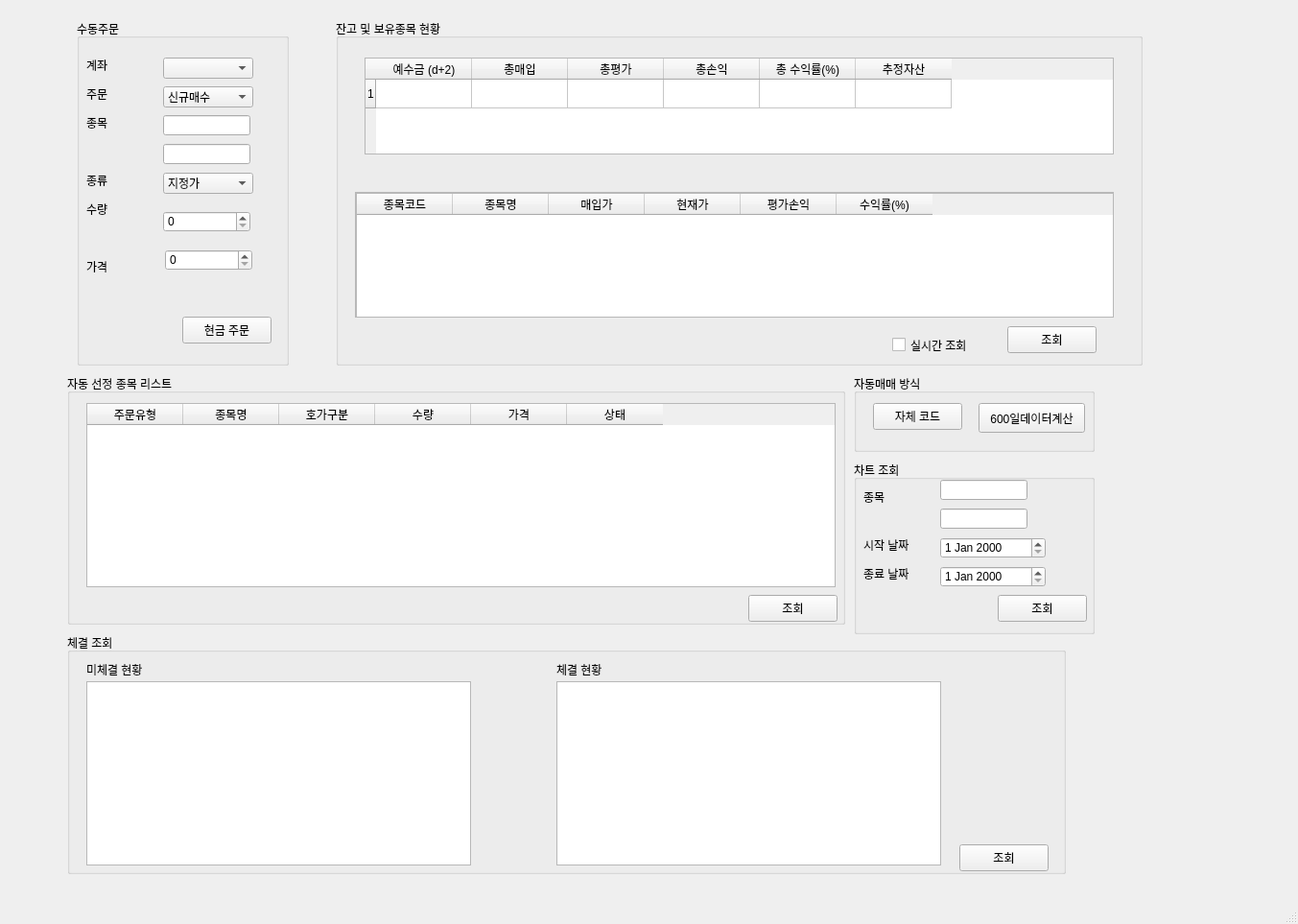
<?xml version="1.0" encoding="UTF-8"?>
<ui version="4.0">
 <class>MainWindow</class>
 <widget class="QMainWindow" name="MainWindow">
  <property name="geometry">
   <rect>
    <x>0</x>
    <y>0</y>
    <width>1353</width>
    <height>963</height>
   </rect>
  </property>
  <property name="windowTitle">
   <string>Trader</string>
  </property>
  <widget class="QWidget" name="centralwidget">
   <widget class="QGroupBox" name="groupBox">
    <property name="geometry">
     <rect>
      <x>80</x>
      <y>20</y>
      <width>221</width>
      <height>361</height>
     </rect>
    </property>
    <property name="title">
     <string>수동주문</string>
    </property>
    <widget class="QLabel" name="label">
     <property name="geometry">
      <rect>
       <x>10</x>
       <y>40</y>
       <width>64</width>
       <height>15</height>
      </rect>
     </property>
     <property name="text">
      <string>계좌</string>
     </property>
    </widget>
    <widget class="QLabel" name="label_2">
     <property name="geometry">
      <rect>
       <x>10</x>
       <y>70</y>
       <width>64</width>
       <height>15</height>
      </rect>
     </property>
     <property name="text">
      <string>주문</string>
     </property>
    </widget>
    <widget class="QLabel" name="label_3">
     <property name="geometry">
      <rect>
       <x>10</x>
       <y>100</y>
       <width>64</width>
       <height>15</height>
      </rect>
     </property>
     <property name="text">
      <string>종목</string>
     </property>
    </widget>
    <widget class="QLabel" name="label_4">
     <property name="geometry">
      <rect>
       <x>10</x>
       <y>160</y>
       <width>64</width>
       <height>15</height>
      </rect>
     </property>
     <property name="text">
      <string>종류</string>
     </property>
    </widget>
    <widget class="QLabel" name="label_5">
     <property name="geometry">
      <rect>
       <x>10</x>
       <y>190</y>
       <width>64</width>
       <height>15</height>
      </rect>
     </property>
     <property name="text">
      <string>수량</string>
     </property>
    </widget>
    <widget class="QLabel" name="label_6">
     <property name="geometry">
      <rect>
       <x>10</x>
       <y>250</y>
       <width>64</width>
       <height>15</height>
      </rect>
     </property>
     <property name="text">
      <string>가격</string>
     </property>
    </widget>
    <widget class="QComboBox" name="comboBox">
     <property name="geometry">
      <rect>
       <x>90</x>
       <y>40</y>
       <width>94</width>
       <height>22</height>
      </rect>
     </property>
    </widget>
    <widget class="QComboBox" name="comboBox_2">
     <property name="geometry">
      <rect>
       <x>90</x>
       <y>70</y>
       <width>94</width>
       <height>22</height>
      </rect>
     </property>
     <item>
      <property name="text">
       <string>신규매수</string>
      </property>
     </item>
     <item>
      <property name="text">
       <string>신규매도</string>
      </property>
     </item>
     <item>
      <property name="text">
       <string>매수취소</string>
      </property>
     </item>
     <item>
      <property name="text">
       <string>매도취소</string>
      </property>
     </item>
    </widget>
    <widget class="QComboBox" name="comboBox_3">
     <property name="geometry">
      <rect>
       <x>90</x>
       <y>160</y>
       <width>94</width>
       <height>22</height>
      </rect>
     </property>
     <item>
      <property name="text">
       <string>지정가</string>
      </property>
     </item>
     <item>
      <property name="text">
       <string>시장가</string>
      </property>
     </item>
    </widget>
    <widget class="QLineEdit" name="lineEdit">
     <property name="geometry">
      <rect>
       <x>90</x>
       <y>100</y>
       <width>91</width>
       <height>21</height>
      </rect>
     </property>
    </widget>
    <widget class="QLineEdit" name="lineEdit_2">
     <property name="geometry">
      <rect>
       <x>90</x>
       <y>130</y>
       <width>91</width>
       <height>21</height>
      </rect>
     </property>
    </widget>
    <widget class="QSpinBox" name="spinBox">
     <property name="geometry">
      <rect>
       <x>90</x>
       <y>200</y>
       <width>91</width>
       <height>22</height>
      </rect>
     </property>
     <property name="maximum">
      <number>100</number>
     </property>
    </widget>
    <widget class="QSpinBox" name="spinBox_2">
     <property name="geometry">
      <rect>
       <x>92</x>
       <y>240</y>
       <width>91</width>
       <height>22</height>
      </rect>
     </property>
     <property name="maximum">
      <number>100000</number>
     </property>
    </widget>
    <widget class="QPushButton" name="pushButton">
     <property name="geometry">
      <rect>
       <x>110</x>
       <y>310</y>
       <width>93</width>
       <height>28</height>
      </rect>
     </property>
     <property name="text">
      <string>현금 주문</string>
     </property>
    </widget>
   </widget>
   <widget class="QGroupBox" name="groupBox_2">
    <property name="geometry">
     <rect>
      <x>350</x>
      <y>20</y>
      <width>841</width>
      <height>361</height>
     </rect>
    </property>
    <property name="title">
     <string>잔고 및 보유종목 현황</string>
    </property>
    <widget class="QTableWidget" name="tableWidget">
     <property name="geometry">
      <rect>
       <x>30</x>
       <y>40</y>
       <width>781</width>
       <height>101</height>
      </rect>
     </property>
     <property name="rowCount">
      <number>1</number>
     </property>
     <row/>
     <column>
      <property name="text">
       <string>예수금 (d+2)</string>
      </property>
     </column>
     <column>
      <property name="text">
       <string>총매입</string>
      </property>
     </column>
     <column>
      <property name="text">
       <string>총평가</string>
      </property>
     </column>
     <column>
      <property name="text">
       <string>총손익</string>
      </property>
     </column>
     <column>
      <property name="text">
       <string>총 수익률(%)</string>
      </property>
     </column>
     <column>
      <property name="text">
       <string>추정자산</string>
      </property>
     </column>
    </widget>
    <widget class="QCheckBox" name="checkBox">
     <property name="geometry">
      <rect>
       <x>580</x>
       <y>330</y>
       <width>111</width>
       <height>19</height>
      </rect>
     </property>
     <property name="text">
      <string>실시간 조회</string>
     </property>
    </widget>
    <widget class="QPushButton" name="pushButton_2">
     <property name="geometry">
      <rect>
       <x>700</x>
       <y>320</y>
       <width>93</width>
       <height>28</height>
      </rect>
     </property>
     <property name="text">
      <string>조회</string>
     </property>
    </widget>
    <widget class="QScrollArea" name="scrollArea">
     <property name="geometry">
      <rect>
       <x>20</x>
       <y>180</y>
       <width>791</width>
       <height>131</height>
      </rect>
     </property>
     <property name="widgetResizable">
      <bool>true</bool>
     </property>
     <widget class="QWidget" name="scrollAreaWidgetContents">
      <property name="geometry">
       <rect>
        <x>0</x>
        <y>0</y>
        <width>789</width>
        <height>129</height>
       </rect>
      </property>
      <widget class="QTableWidget" name="tableWidget_2">
       <property name="geometry">
        <rect>
         <x>0</x>
         <y>0</y>
         <width>791</width>
         <height>141</height>
        </rect>
       </property>
       <property name="layoutDirection">
        <enum>Qt::LeftToRight</enum>
       </property>
       <column>
        <property name="text">
         <string>종목코드</string>
        </property>
       </column>
       <column>
        <property name="text">
         <string>종목명</string>
        </property>
       </column>
       <column>
        <property name="text">
         <string>매입가</string>
        </property>
       </column>
       <column>
        <property name="text">
         <string>현재가</string>
        </property>
       </column>
       <column>
        <property name="text">
         <string>평가손익</string>
        </property>
       </column>
       <column>
        <property name="text">
         <string>수익률(%)</string>
        </property>
       </column>
      </widget>
     </widget>
    </widget>
   </widget>
   <widget class="QGroupBox" name="groupBox_3">
    <property name="geometry">
     <rect>
      <x>70</x>
      <y>390</y>
      <width>811</width>
      <height>261</height>
     </rect>
    </property>
    <property name="title">
     <string>자동 선정 종목 리스트</string>
    </property>
    <widget class="QTableWidget" name="tableWidget_3">
     <property name="geometry">
      <rect>
       <x>20</x>
       <y>30</y>
       <width>781</width>
       <height>192</height>
      </rect>
     </property>
     <column>
      <property name="text">
       <string>주문유형</string>
      </property>
     </column>
     <column>
      <property name="text">
       <string>종목명</string>
      </property>
     </column>
     <column>
      <property name="text">
       <string>호가구분</string>
      </property>
     </column>
     <column>
      <property name="text">
       <string>수량</string>
      </property>
     </column>
     <column>
      <property name="text">
       <string>가격</string>
      </property>
     </column>
     <column>
      <property name="text">
       <string>상태</string>
      </property>
     </column>
    </widget>
    <widget class="QPushButton" name="pushButton_6">
     <property name="geometry">
      <rect>
       <x>710</x>
       <y>230</y>
       <width>93</width>
       <height>28</height>
      </rect>
     </property>
     <property name="text">
      <string>조회</string>
     </property>
    </widget>
   </widget>
   <widget class="QGroupBox" name="groupBox_4">
    <property name="geometry">
     <rect>
      <x>70</x>
      <y>660</y>
      <width>1041</width>
      <height>251</height>
     </rect>
    </property>
    <property name="title">
     <string>체결 조회</string>
    </property>
    <widget class="QPushButton" name="pushButton_7">
     <property name="geometry">
      <rect>
       <x>930</x>
       <y>220</y>
       <width>93</width>
       <height>28</height>
      </rect>
     </property>
     <property name="text">
      <string>조회</string>
     </property>
    </widget>
    <widget class="QTableWidget" name="tableWidget_4">
     <property name="geometry">
      <rect>
       <x>20</x>
       <y>50</y>
       <width>401</width>
       <height>192</height>
      </rect>
     </property>
    </widget>
    <widget class="QTableWidget" name="tableWidget_5">
     <property name="geometry">
      <rect>
       <x>510</x>
       <y>50</y>
       <width>401</width>
       <height>192</height>
      </rect>
     </property>
    </widget>
    <widget class="QLabel" name="label_10">
     <property name="geometry">
      <rect>
       <x>20</x>
       <y>30</y>
       <width>91</width>
       <height>16</height>
      </rect>
     </property>
     <property name="text">
      <string>미체결 현황</string>
     </property>
    </widget>
    <widget class="QLabel" name="label_11">
     <property name="geometry">
      <rect>
       <x>510</x>
       <y>30</y>
       <width>64</width>
       <height>15</height>
      </rect>
     </property>
     <property name="text">
      <string>체결 현황</string>
     </property>
    </widget>
   </widget>
   <widget class="QGroupBox" name="groupBox_5">
    <property name="geometry">
     <rect>
      <x>890</x>
      <y>390</y>
      <width>251</width>
      <height>81</height>
     </rect>
    </property>
    <property name="title">
     <string>자동매매 방식</string>
    </property>
    <widget class="QPushButton" name="pushButton_3">
     <property name="geometry">
      <rect>
       <x>20</x>
       <y>30</y>
       <width>93</width>
       <height>28</height>
      </rect>
     </property>
     <property name="text">
      <string>자체 코드</string>
     </property>
    </widget>
    <widget class="QPushButton" name="cal_volumes">
     <property name="geometry">
      <rect>
       <x>130</x>
       <y>30</y>
       <width>111</width>
       <height>31</height>
      </rect>
     </property>
     <property name="text">
      <string>600일데이터계산</string>
     </property>
    </widget>
   </widget>
   <widget class="QGroupBox" name="groupBox_6">
    <property name="geometry">
     <rect>
      <x>890</x>
      <y>480</y>
      <width>251</width>
      <height>181</height>
     </rect>
    </property>
    <property name="title">
     <string>차트 조회</string>
    </property>
    <widget class="QDateEdit" name="dateEdit">
     <property name="geometry">
      <rect>
       <x>90</x>
       <y>80</y>
       <width>110</width>
       <height>22</height>
      </rect>
     </property>
    </widget>
    <widget class="QDateEdit" name="dateEdit_2">
     <property name="geometry">
      <rect>
       <x>90</x>
       <y>110</y>
       <width>110</width>
       <height>22</height>
      </rect>
     </property>
    </widget>
    <widget class="QLabel" name="label_7">
     <property name="geometry">
      <rect>
       <x>10</x>
       <y>80</y>
       <width>64</width>
       <height>15</height>
      </rect>
     </property>
     <property name="text">
      <string>시작 날짜</string>
     </property>
    </widget>
    <widget class="QLabel" name="label_8">
     <property name="geometry">
      <rect>
       <x>10</x>
       <y>110</y>
       <width>64</width>
       <height>15</height>
      </rect>
     </property>
     <property name="text">
      <string>종료 날짜</string>
     </property>
    </widget>
    <widget class="QLabel" name="label_9">
     <property name="geometry">
      <rect>
       <x>10</x>
       <y>30</y>
       <width>64</width>
       <height>15</height>
      </rect>
     </property>
     <property name="text">
      <string>종목</string>
     </property>
    </widget>
    <widget class="QLineEdit" name="lineEdit_3">
     <property name="geometry">
      <rect>
       <x>90</x>
       <y>20</y>
       <width>91</width>
       <height>21</height>
      </rect>
     </property>
    </widget>
    <widget class="QLineEdit" name="lineEdit_4">
     <property name="geometry">
      <rect>
       <x>90</x>
       <y>50</y>
       <width>91</width>
       <height>21</height>
      </rect>
     </property>
    </widget>
    <widget class="QPushButton" name="pushButton_4">
     <property name="geometry">
      <rect>
       <x>150</x>
       <y>140</y>
       <width>93</width>
       <height>28</height>
      </rect>
     </property>
     <property name="text">
      <string>조회</string>
     </property>
    </widget>
   </widget>
  </widget>
  <widget class="QMenuBar" name="menubar">
   <property name="geometry">
    <rect>
     <x>0</x>
     <y>0</y>
     <width>1353</width>
     <height>21</height>
    </rect>
   </property>
  </widget>
  <widget class="QStatusBar" name="statusbar"/>
 </widget>
 <resources/>
 <connections/>
</ui>
